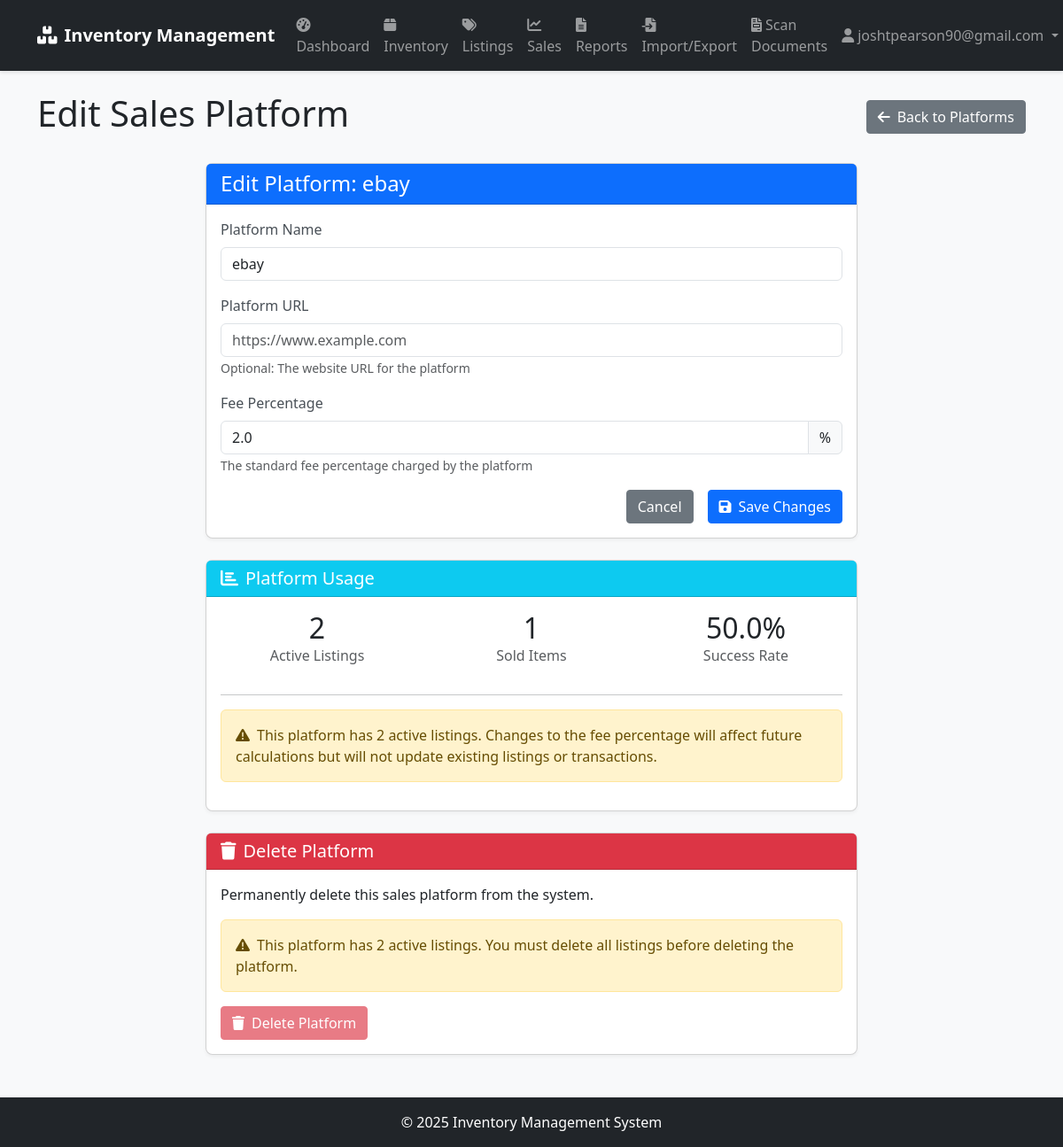
The app's page /inventory/platform/1/edit (signed in) with its own data.
### app/models/user.py (models this page shows, shortened)
class User(UserMixin, db.Model):
    __tablename__ = 'users'
    id = db.Column(db.Integer, primary_key=True)
    username = db.Column(db.String(64), unique=True, index=True)
    email = db.Column(db.String(120), unique=True, index=True)
    password_hash = db.Column(db.String(128))
    role = db.Column(db.String(20), default='user')  # 'admin', 'manager', 'user'
    created_at = db.Column(db.DateTime, default=datetime.utcnow)
    last_login = db.Column(db.DateTime)
    def is_admin(self):
        return self.role == 'admin'

### app/models/inventory.py (models this page shows, shortened)
class SalesPlatform(db.Model):
    __tablename__ = 'sales_platforms'
    id = db.Column(db.Integer, primary_key=True)
    name = db.Column(db.String(50), unique=True, nullable=False)
    url = db.Column(db.String(200))
    fee_percentage = db.Column(db.Float, default=0)  # Platform fee as a percentage
    listings = db.relationship('Listing', backref='platform', lazy='dynamic')

### app/routes/inventory.py (the view, shortened to what this page needs)
@inventory_bp.route('/platform/<int:platform_id>/edit', methods=['GET', 'POST'])
@login_required
def edit_platform(platform_id):
    platform = SalesPlatform.query.get_or_404(platform_id)
    return render_template('inventory/edit_platform.html', platform=platform)

### app/models/user.py (called while the page is built)
@login_manager.user_loader
def load_user(user_id):
    return User.query.get(int(user_id))

### app/templates/inventory/edit_platform.html (shortened to what this page needs)
{% extends "base.html" %}
{% block content %}
<div class="d-flex justify-content-between align-items-center mb-4">
    <h1>Edit Sales Platform</h1>
    <a href="{{ url_for('inventory.list_platforms') }}" class="btn btn-secondary">
        <i class="fas fa-arrow-left me-2"></i>Back to Platforms
    </a>
</div>
<div class="row">
    <div class="col-md-8 offset-md-2">
        <div class="card">
            <div class="card-header bg-primary text-white">
                <h4 class="mb-0">Edit Platform: {{ platform.name }}</h4>
            </div>
            <div class="card-body">
                <form method="POST" action="{{ url_for('inventory.edit_platform', platform_id=platform.id) }}" class="needs-validation" novalidate>
                    <div class="mb-3">
                        <label for="name" class="form-label">Platform Name</label>
                        <input type="text" class="form-control" id="name" name="name" value="{{ platform.name }}" required>
                    </div>
                    <div class="mb-3">
                        <label for="url" class="form-label">Platform URL</label>
                        <input type="url" class="form-control" id="url" name="url" value="{{ platform.url or '' }}" placeholder="https://www.example.com">
                        <small class="text-muted">Optional: The website URL for the platform</small>
                    </div>
                    <div class="mb-3">
                        <label for="fee_percentage" class="form-label">Fee Percentage</label>
                        <div class="input-group">
                            <input type="number" class="form-control" id="fee_percentage" name="fee_percentage" step="0.01" min="0" max="100" value="{{ platform.fee_percentage }}" required>
                            <span class="input-group-text">%</span>
                        </div>
                        <small class="text-muted">The standard fee percentage charged by the platform</small>
                    </div>
                    <div class="d-grid gap-2 d-md-flex justify-content-md-end">
                        <a href="{{ url_for('inventory.list_platforms') }}" class="btn btn-secondary me-md-2">Cancel</a>
                        <button type="submit" class="btn btn-primary">
                            <i class="fas fa-save me-2"></i>Save Changes
                        </button>
                    </div>
                </form>
            </div>
        </div>
        <div class="card mt-4">
            <div class="card-header bg-info text-white">
                <h5 class="mb-0">
                    <i class="fas fa-chart-bar me-2"></i>Platform Usage
                </h5>
            </div>
            <div class="card-body">
                <div class="row">
                    <div class="col-md-4 text-center mb-3 mb-md-0">
                        <div class="h2 mb-0">{{ platform.listings.count() }}</div>
                        <p class="text-muted">Active Listings</p>
                    </div>
                    <div class="col-md-4 text-center mb-3 mb-md-0">
                        {% set sold_count = platform.listings.filter_by(status='sold').count() %}
                        <div class="h2 mb-0">{{ sold_count }}</div>
                        <p class="text-muted">Sold Items</p>
                    </div>
                    <div class="col-md-4 text-center">
                        {% if platform.listings.count() > 0 %}
                            {% set success_rate = (sold_count / platform.listings.count() * 100)|round %}
                        {% else %}
                            {% set success_rate = 0 %}
                        {% endif %}
                        <div class="h2 mb-0">{{ success_rate }}%</div>
                        <p class="text-muted">Success Rate</p>
                    </div>
                </div>
                {% if platform.listings.count() > 0 %}
                    <hr>
                    <div class="alert alert-warning">
                        <i class="fas fa-exclamation-triangle me-2"></i>This platform has {{ platform.listings.count() }} active listings. Changes to the fee percentage will affect future calculations but will not update existing listings or transactions.
                    </div>
                {% endif %}
            </div>
        </div>
        <div class="card mt-4">
            <div class="card-header bg-danger text-white">
                <h5 class="mb-0">
                    <i class="fas fa-trash me-2"></i>Delete Platform
                </h5>
            </div>
            <div class="card-body">
                <p>Permanently delete this sales platform from the system.</p>
                {% if platform.listings.count() > 0 %}
                    <div class="alert alert-warning">
                        <i class="fas fa-exclamation-triangle me-2"></i>This platform has {{ platform.listings.count() }} active listings. You must delete all listings before deleting the platform.
                    </div>
                    <button type="button" class="btn btn-danger" disabled>
                        <i class="fas fa-trash me-2"></i>Delete Platform
                    </button>
                {% else %}
                    <button type="button" class="btn btn-danger" data-bs-toggle="modal" data-bs-target="#deletePlatformModal">
                        <i class="fas fa-trash me-2"></i>Delete Platform
                    </button>
                {% endif %}
            </div>
        </div>
    </div>
</div>
{% endblock %}

### app/templates/base.html (shortened to what this page needs)
<!DOCTYPE html>
<html lang="en">
<head>
    <link href="https://cdn.jsdelivr.net/npm/bootstrap@5.3.0/dist/css/bootstrap.min.css" rel="stylesheet">
    <link rel="stylesheet" href="https://cdnjs.cloudflare.com/ajax/libs/font-awesome/6.0.0/css/all.min.css">
    <link rel="stylesheet" href="{{ url_for('static', filename='css/style.css') }}">
</head>
<body>
    <nav class="navbar navbar-expand-lg navbar-dark bg-dark">
        <div class="container">
            <a class="navbar-brand" href="{{ url_for('main.index') }}">
                <i class="fas fa-boxes me-2"></i>Inventory Management
            </a>
            <div class="collapse navbar-collapse" id="navbarNav">
                <ul class="navbar-nav me-auto">
                    {% if current_user.is_authenticated %}
                    <li class="nav-item">
                        <a class="nav-link" href="{{ url_for('main.dashboard') }}">
                            <i class="fas fa-tachometer-alt me-1"></i>Dashboard
                        </a>
                    </li>
                    <li class="nav-item">
                        <a class="nav-link" href="{{ url_for('inventory.index') }}">
                            <i class="fas fa-box me-1"></i>Inventory
                        </a>
                    </li>
                    <li class="nav-item">
                        <a class="nav-link" href="{{ url_for('sales.index') }}">
                            <i class="fas fa-tags me-1"></i>Listings
                        </a>
                    </li>
                    <li class="nav-item">
                        <a class="nav-link" href="{{ url_for('sales.dashboard') }}">
                            <i class="fas fa-chart-line me-1"></i>Sales
                        </a>
                    </li>
                    <li class="nav-item">
                        <a class="nav-link" href="{{ url_for('reports.index') }}">
                            <i class="fas fa-file-alt me-1"></i>Reports
                        </a>
                    </li>
                    <li class="nav-item">
                        <a class="nav-link" href="{{ url_for('import_export.index') }}">
                            <i class="fas fa-file-import me-1"></i>Import/Export
                        </a>
                    </li>
                    <li class="nav-item">
                        <a class="nav-link" href="{{ url_for('documents.index') }}">
                            <i class="fas fa-file-invoice me-1"></i>Scan Documents
                        </a>
                    </li>
                    {% endif %}
                </ul>
                <ul class="navbar-nav">
                    {% if current_user.is_authenticated %}
                    <li class="nav-item dropdown">
                        <a class="nav-link dropdown-toggle" href="#" id="userDropdown" role="button" data-bs-toggle="dropdown">
                            <i class="fas fa-user me-1"></i>{{ current_user.username }}
                        </a>
                    </li>
                    {% endif %}
                </ul>
            </div>
        </div>
    </nav>
    <div class="container mt-4">
        {% block content %}{% endblock %}
    </div>
    <footer class="bg-dark text-white mt-5 py-3">
        <div class="container text-center">
            <p class="mb-0">&copy; 2025 Inventory Management System</p>
        </div>
    </footer>
</body>
</html>

### app/static/css/style.css (style rules this page uses)
body { font-family: 'Segoe UI', Tahoma, Geneva, Verdana, sans-serif; background-color: #f8f9fa; }
.card { border-radius: 8px; box-shadow: 0 2px 4px rgba(0, 0, 0, 0.05); transition: transform 0.2s, box-shadow 0.2s; }
.card-header { border-top-left-radius: 8px; border-top-right-radius: 8px; font-weight: 600; }
.form-label { font-weight: 500; color: #495057; }
.btn { border-radius: 4px; font-weight: 500; }
.btn-primary { background-color: #0d6efd; border-color: #0d6efd; }
.navbar { box-shadow: 0 2px 4px rgba(0, 0, 0, 0.1); }
.navbar-brand { font-weight: 600; }
.nav-link { font-weight: 500; }
footer { margin-top: 3rem; }

### records on screen
User: username "joshtpearson90@gmail.com"
SalesPlatform: name "ebay", fee_percentage "2.0"

### other values on screen
{{ platform.listings.count() }} "2"
{{ sold_count }} "1"
{{ success_rate }} "50.0"
